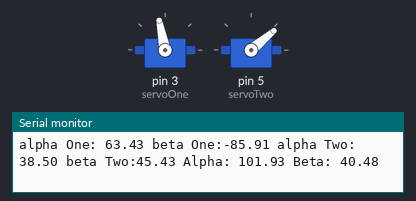
Recording of a sketch running on a simulated Arduino Uno, built with avr-gcc and run on an emulated ATmega328P. Shown: 2 × servo, the last lines printed to the serial monitor.

Above: at 0.05 s.
At 0.75 s:
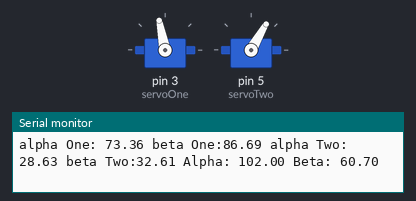
At 1.5 s:
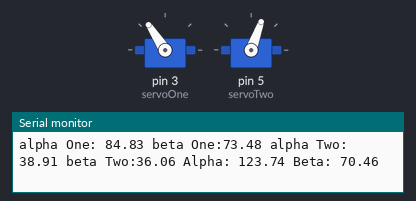
At 2.95 s:
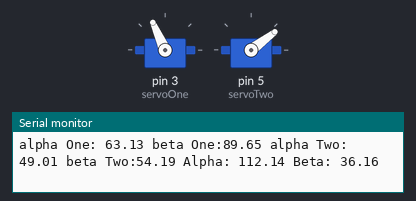
Timing chart, 0 to 7.9 s (numbered marks = the images above):
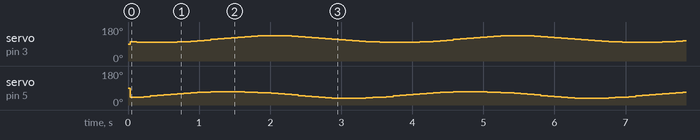

The sketch:

CH_Six_Sketch_Five.ino
```cpp
#include "Servo.h"
Servo servoOne;
Servo servoTwo;
double x = 30.0;
double y = 120.0;
double linkOne = 100.0;
double linkTwo = 100.0;
double alphaOne;
double alphaTwo;
double alphaFinal;
double betaOne;
double betaTwo;
double betaFinal;
double c;
double d = 60.0;
double e;
const int circlePoints = 36;
double radius = 30.0; // Radius of the circle (half of the diameter)
double centerX = 40.0; // X coordinate of the circle center
double centerY = 140.0; // Y coordinate of the circle center


void setup() {
  Serial.begin(9600);
  servoOne.attach(3);
  servoTwo.attach(5);
}


void loop()
{
  for (int i = 0; i < circlePoints; i++) {
    double angle = (2 * PI / circlePoints) * i;
    x = centerX + radius * cos(angle);
    y = centerY + radius * sin(angle);

    c = sqrt((x * x) + (y * y));
    e = sqrt(((d - x) * (d - x)) + (y * y));
    alphaOne = atan(y / x) * (180 / PI);
    alphaTwo = acos(((linkTwo * linkTwo) - (c * c) - (linkOne * linkOne))    / (-2 * linkOne * c)) * (180 / PI);

    betaOne = atan(y / (d - x)) * (180 / PI);
    betaTwo = acos(((linkTwo * linkTwo) - (e * e) - (linkOne * linkOne)) / (-2 * linkOne * e)) * (180 / PI);


    if (x < 0) {
      alphaFinal = 180 + ((alphaOne) + (alphaTwo));
      betaFinal = 180 - ((betaOne) + (betaTwo));
    }
    else if (x > d) {
      alphaFinal = ((alphaOne) + (alphaTwo));
      betaFinal = -1 * ((betaOne) + (betaTwo));
    }
    else {
      alphaFinal = ((alphaOne) + (alphaTwo));
      betaFinal = 180 - ((betaOne) + (betaTwo));
    }


    Serial.print("alpha One: ");
    Serial.print(alphaOne);
    Serial.print(" beta One:");
    Serial.print(betaOne);
    Serial.print(" alpha Two: ");
    Serial.print(alphaTwo);
    Serial.print(" beta Two:");
    Serial.print(betaTwo);
    Serial.print(" Alpha: ");
    Serial.print(alphaFinal);
    Serial.print(" Beta: ");
    Serial.println(betaFinal);


    servoOne.write(alphaFinal);
    servoTwo.write(betaFinal);

    delay(10); // Adjust the delay as needed for smooth motion
  }
}
```
